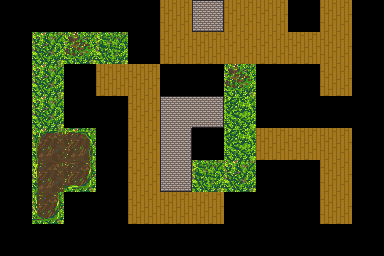

A level layout from a 2D game, rendered from its tile map. Below: a short description, then the map file with tile-grid data replaced by summaries:
An orthogonal 12x8 tile map with 32x32 px tiles, 1 tile layer (Terrain), 5 tilesets and 9 objects (2x Key, Pacer, Sentry, Player, Portal, ...).

<map version="1.0" orientation="orthogonal" renderorder="right-down" width="12" height="8" tilewidth="32" tileheight="32" nextobjectid="45">
 <tileset firstgid="1" source="Ground.tsx" />
 <tileset firstgid="41" name="objects" tilewidth="32" tileheight="32" tilecount="12" columns="4">
  <image source="../../media/tilesets/objects.png" width="128" height="96" />
  <tile id="0">
   <properties>
    <property name="tag" value="bush" />
   </properties>
  </tile>
  <tile id="1">
   <properties>
    <property name="tag" value="sto" />
   </properties>
  </tile>
 </tileset>
 <tileset firstgid="53" name="Enemies" tilewidth="32" tileheight="32" tilecount="8" columns="2">
  <image source="../../media/tilesets/pacer.png" width="64" height="128" />
 </tileset>
 <tileset firstgid="61" name="Player" tilewidth="32" tileheight="32" tilecount="8" columns="4">
  <image source="../../media/tilesets/purple_man.png" width="128" height="64" />
 </tileset>
 <tileset firstgid="69" name="watcher" tilewidth="32" tileheight="32" tilecount="10" columns="2">
  <image source="../../media/tilesets/watcher.png" width="64" height="160" />
 </tileset>
 <layer name="Terrain" width="12" height="8">
  <data>[96 cells, 96 non-empty, 16 distinct tile ids]</data>
 </layer>
 <objectgroup name="Triggers" />
 <objectgroup name="Enemies">
  <object id="32" name="Pacer" type="Pacer" gid="59" x="64" y="192" width="32" height="32">
   <properties>
    <property name="facing" value="west" />
   </properties>
  </object>
  <object id="39" name="Sentry" type="Sentry" gid="69" x="320" y="32" width="32" height="32">
   <properties>
    <property name="facing" value="south" />
   </properties>
  </object>
 </objectgroup>
 <objectgroup name="Player">
  <object id="16" name="Player" type="Player" gid="61" x="32" y="128" width="32" height="32">
   <properties>
    <property name="rocks" type="int" value="1" />
   </properties>
  </object>
 </objectgroup>
 <objectgroup name="Props">
  <object id="14" name="Portal" type="Portal" gid="43" x="320" y="224" width="32" height="32" />
  <object id="18" name="Lock" type="Lock" gid="45" x="192" y="32" width="32" height="32" />
  <object id="23" name="Key" type="Key" gid="46" x="320" y="64" width="32" height="32" />
  <object id="38" name="Stone" type="Stone" gid="42" x="192" y="64" width="32" height="32" />
  <object id="42" name="Key" type="Key" gid="46" x="32" y="224" width="32" height="32" />
  <object id="44" name="Rock" type="Rock" gid="47" x="256" y="160" width="32" height="32" />
 </objectgroup>
</map>
